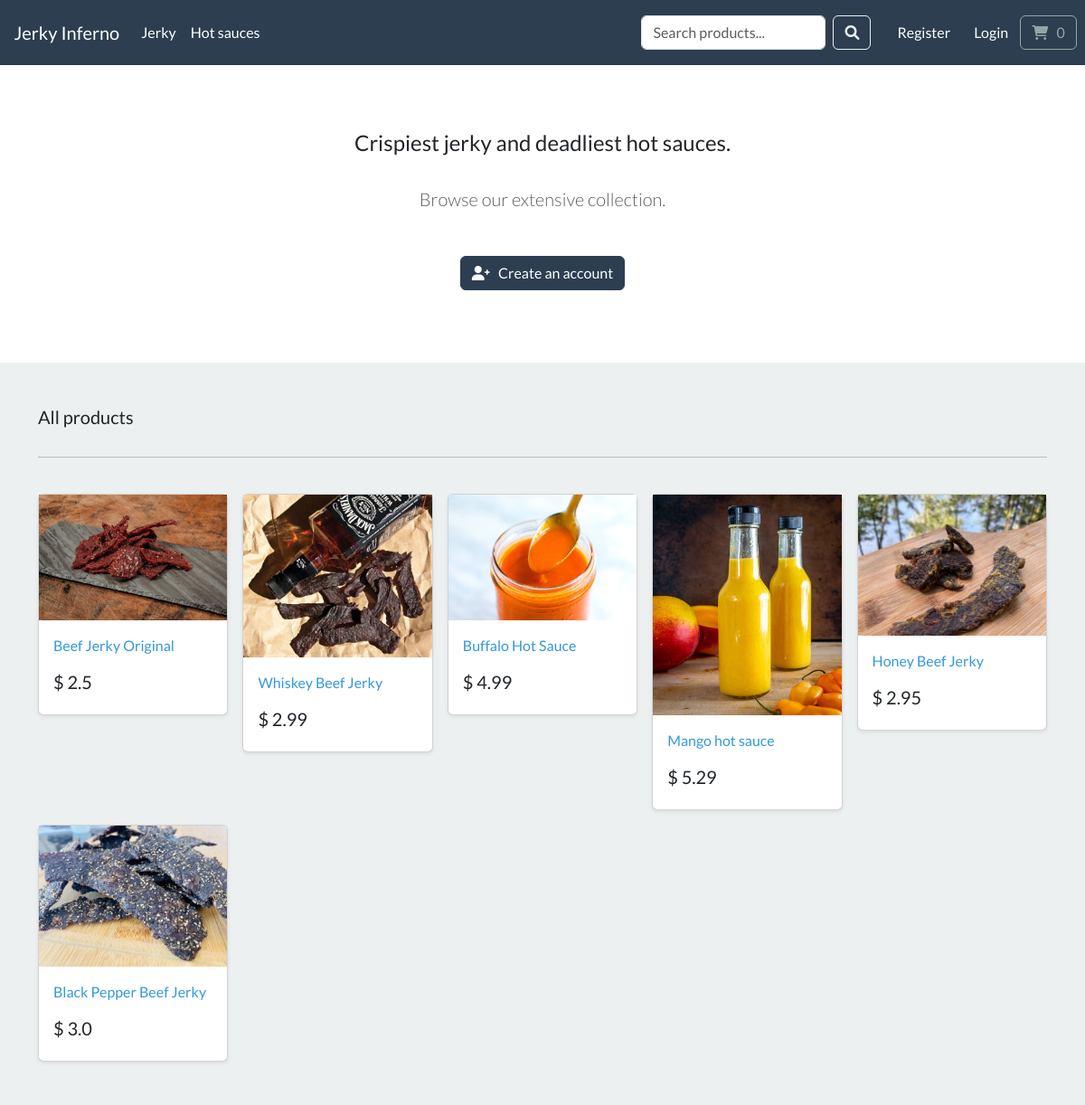
Before: / with the older database file.
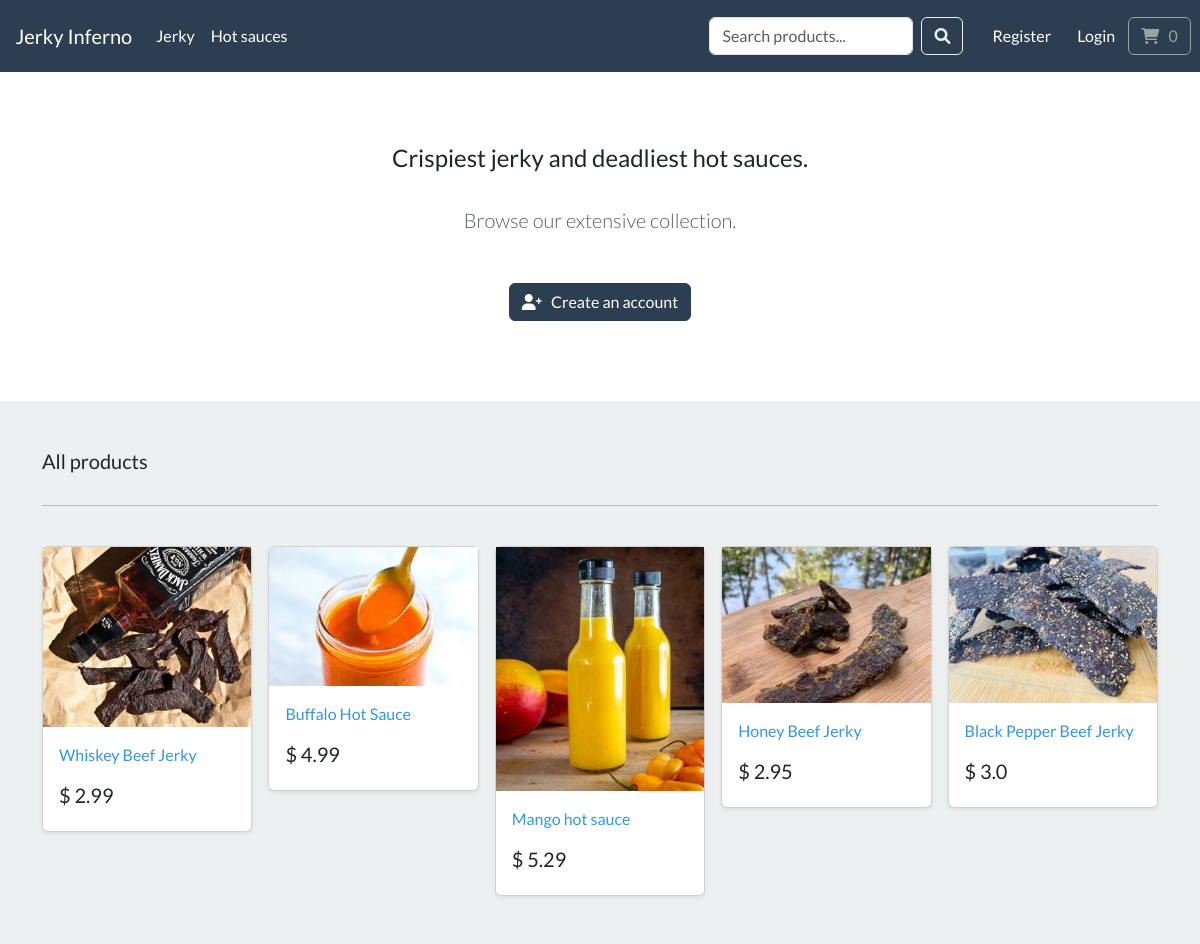
After: the same page with the newer database file.
### store/models.py (models this page shows, shortened)
class Category(models.Model):
    name = models.CharField(max_length=255, db_index=True)
    slug = models.SlugField(max_length=255, unique=True)
    parent = models.ForeignKey(
        'self',  # Odkaz na stejný model
        on_delete=models.CASCADE,
        blank=True,
        null=True,
        related_name='subcategories'  # Umožní snadný přístup k podkategoriím
    )
    class Meta:
        verbose_name_plural = "Categories"  # Definuje množné číslo pro model
    def get_absolute_url(self):
        return reverse("list-category", args=[self.slug])

class Product(models.Model):
    category = models.ForeignKey(Category, related_name='product', on_delete=models.CASCADE, null=True)
    name = models.CharField(max_length=255)
    description = models.TextField(blank=True) #for optional information
    slug = models.SlugField(max_length=255)
    price = models.FloatField()
    stock = models.IntegerField()
    image = models.ImageField(upload_to="images/", blank=True)
    class Meta:
        verbose_name_plural = "Products"  # defining the plural model name
    def get_absolute_url(self):
        return reverse("product-info", args=[self.slug])

### store/views.py (the view)
# urls.py: path('', include('store.urls')),
def store(request):
    query = request.GET.get('q')
    all_products = Product.objects.all()
    main_categories = Category.objects.filter(parent__isnull=True).prefetch_related('subcategories')
    if query:
        all_products = all_products.filter(
            Q(name__icontains=query) |
            Q(description__icontains=query)
        )
    context = {
        'my_products': all_products,
        'main_categories': main_categories,
        'query': query  # Přidáme dotaz do kontextu pro případné zobrazení na stránce
    }
    return render(request, 'store/store.html', context)

### cart/cart.py (called while the page is built)
    def __len__(self):
        return sum(item['qty'] for item in self.cart.values())

### cart/context_processors.py (called while the page is built)
def cart(request):
    return {'cart': Cart(request)}

### store/views.py (called while the page is built)
def categories(request):
    main_categories = Category.objects.filter(parent__isnull=True).prefetch_related('subcategories')
    return {'main_categories': main_categories}

### store/templates/store/store.html
{% extends "./base.html" %}
{% load static %}
{% block content %}
    <section class="py-4 text-center container">
        <div class="row py-lg-5">
            <div class="col-lg-6 col-md-8 mx-auto">
                <h4> Crispiest jerky and deadliest hot sauces. </h4>
                <br>
                <p class="lead text-muted">
                Browse our extensive collection.
                </p>
                <br>
                <a href="{% url 'register' %}" class="btn btn-primary my-2"> <i class="fa-solid fa-user-plus"></i> &nbsp; Create an account </a>
            </div>
        </div>
    </section>
    <div class="album py-5 bg-light">
        <div class="container">
          <div class="pb-3 h5"> All products </div>
          <hr>
          <br>
          <div class="row row-cols-1 row-cols-sm-2 row-cols-md-5 g-3">
              {% for product in my_products %}
                <div class="col">
                  <div class="card shadow-sm">
                    <img class="img-fluid" alt="Responsive image" src="{{ product.image.url }}">
                    <div class="card-body">
                      <p class="card-text">
                        <a class="text-info text-decoration-none" href="{{ product.get_absolute_url }}">{{ product.name | capfirst }}</a>
                      </p>
                      <div class="d-flex justify-content-between align-items-center">
                        <h5> $ {{ product.price }}</h5>
                      </div>
                    </div>
                  </div>
                </div>
                  {% endfor %}
          </div>
        </div>
      </div>
{% endblock %}

### store/templates/store/base.html (shortened to what this page needs)
{% load static %}
<!DOCTYPE html>
<html>
<head>
    <link rel="stylesheet" href="https://bootswatch.com/5/flatly/bootstrap.min.css">
    <link href="https://cdnjs.cloudflare.com/ajax/libs/font-awesome/6.0.0/css/all.min.css" rel="stylesheet">
    <link rel="stylesheet" href="{% static 'css/style.css' %}">
</head>
<nav class="navbar navbar-expand-lg bg-primary justify-content-center">
    <a class="navbar-brand main-heading text-white" href="{% url 'store' %}">
        &nbsp; &nbsp; Jerky Inferno
    </a>
    <div class="collapse navbar-collapse" id="navbarNav">
        <ul class="navbar-nav me-auto">
            {% for category in main_categories %}
            <li class="nav-item dropdown category">
                <a class="nav-link text-white main-category" href="{{ category.get_absolute_url }}" id="navbarDropdown{{ category.id }}">
                    {{ category.name }}
                </a>
            </li>
            {% endfor %}
        </ul>
        <form class="d-flex ms-auto me-3" method="GET" action="{% url 'store' %}">
            <input class="form-control me-2" type="search" placeholder="Search products..." aria-label="Search" name="q">
            <button class="btn btn-outline-light" type="submit">
                <i class="fas fa-search"></i>
            </button>
        </form>
        <ul class="navbar-nav">
            {% if user.is_authenticated %}
            <li class="nav-item">
                <a class="btn btn-alert navbar-btn text-white" type="button" href="{% url 'dashboard' %}">
                    <i class="fa-solid fa-house"></i> &nbsp; Dashboard
                </a>
            </li>
            {% else %}
            <li class="nav-item">
                <a class="btn btn-alert navbar-btn text-white" type="button" href="{% url 'register' %}">
                    Register
                </a>
            </li>
            {% endif %}
            {% if user.is_authenticated %}
            <li class="nav-item">
                <a class="btn btn-alert navbar-btn text-white" type="button" href="{% url 'user-logout' %}">
                    <i class="fa-solid fa-right-from-bracket"></i> &nbsp; Logout
                </a>
            </li>
            {% else %}
            <li class="nav-item">
                <a class="btn btn-alert navbar-btn text-white" type="button" href="{% url 'my-login' %}">
                    Login
                </a>
            </li>
            {% endif %}
        </ul>
        <ul class="navbar-nav cart-margin">
            <li class="nav-item">
                <a type="button" role="button" href="{% url 'cart-summary' %}" class="btn btn-outline-secondary">
                    <i class="fa fa-shopping-cart" aria-hidden="true"> </i>
                    <div id="cart-qty" class="d-inline-flex">
                        {% with qty_amount=cart|length %}
                            {% if qty_amount > 0 %}
                                {{ qty_amount }}
                            {% else %}
                                0
                            {% endif %}
                        {% endwith %}
                    </div>
                </a>&nbsp; &nbsp;
            </li>
        </ul>
    </div>
</nav>
<body>
    {% block content %}
    {% endblock %}
</body>
</html>

### store/templates/store/base.html (style rules this page uses)
.navbar-nav .category { position: relative; }
.navbar-nav .main-category { color: white; text-decoration: none; }

Changed rows visible on the page:
removed Product: image (picture), name "Beef Jerky Original", price "2.5"
changed Product "Whiskey Beef Jerky": image: a different picture
changed Product "Buffalo Hot Sauce": image: a different picture
changed Product "Mango hot sauce": image: a different picture
changed Product "Honey Beef Jerky": image: a different picture
changed Product "Black Pepper Beef Jerky": image: a different picture
